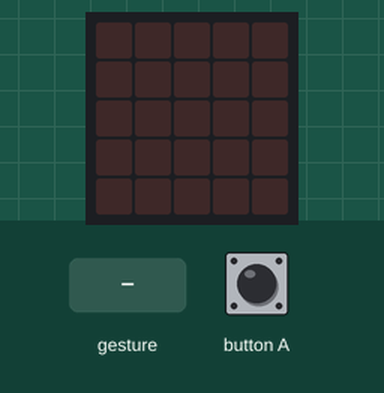
Recording of a program running on a simulated BBC micro:bit (MakeCode). On the bench: the board's 5×5 LED display. The test bench sets the inputs (shaded band). Random numbers come from a fixed seed; a tilt is held for 1.5 s and a shake lasts 1 s, then the board lies face up again.

Above: at 1.2 s.
1.3 s: gesture 'shake'
At 2.4 s:
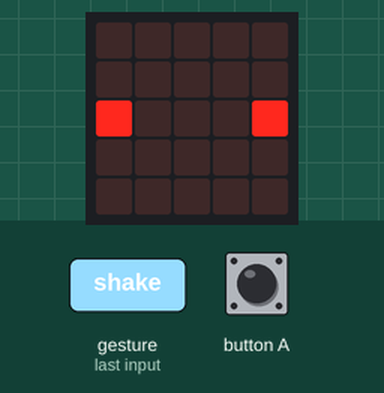
3.0 s: button A pressed for 0.15 s
At 4.3 s:
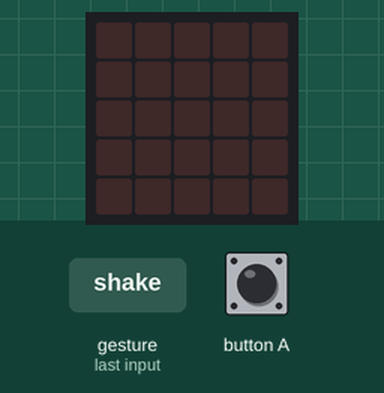
4.6 s: gesture 'shake'
At 6.0 s:
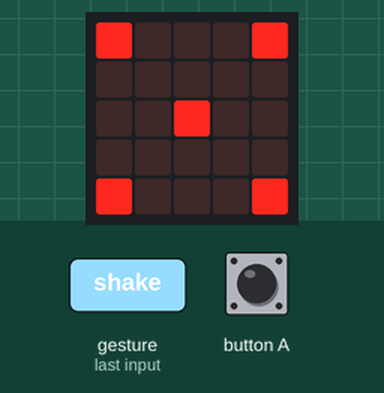
6.3 s: gesture 'shake'
At 7.4 s:
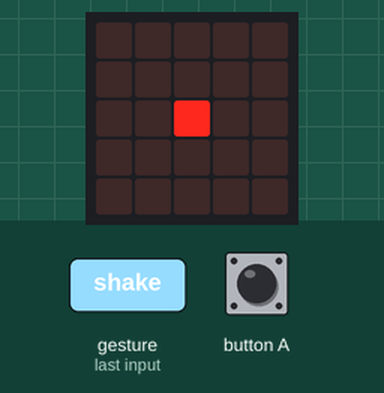
8.0 s: gesture 'shake'
At 8.7 s:
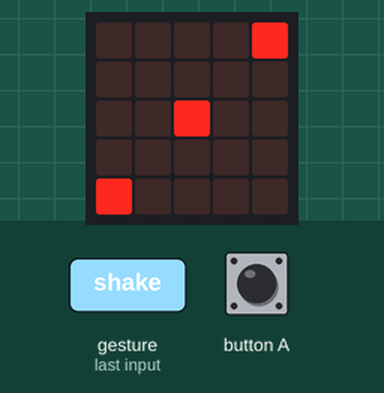
Timing chart, 0 to 10.7 s (numbered marks = the images above; inputs shaded):
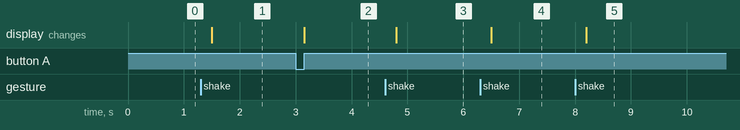

The program:

main.ts
```typescript
let number = 0
input.onButtonPressed(Button.A, function () {
    basic.clearScreen()
})
input.onGesture(Gesture.Shake, function () {
    number = randint(1, 6)
    if (number == 1) {
        basic.showLeds(`
            . . . . .
            . . . . .
            . . # . .
            . . . . .
            . . . . .
            `)
    } else if (number == 2) {
        basic.showLeds(`
            . . . . .
            . . . . .
            # . . . #
            . . . . .
            . . . . .
            `)
    } else if (number == 3) {
        basic.showLeds(`
            . . . . #
            . . . . .
            . . # . .
            . . . . .
            # . . . .
            `)
    } else if (number == 4) {
        basic.showLeds(`
            # . . . #
            . . . . .
            . . . . .
            . . . . .
            # . . . #
            `)
    } else if (number == 5) {
        basic.showLeds(`
            # . . . #
            . . . . .
            . . # . .
            . . . . .
            # . . . #
            `)
    } else {
        basic.showLeds(`
            # . . . #
            . . . . .
            # . . . #
            . . . . .
            # . . . #
            `)
    }
})
```

test.ts
```typescript
// 在此处测试；当此软件包作为插件使用时，将不会编译此软件包。
```

Measured:
- after the input at 1.3 s, the display: changes after 0.20 s (image 1)
- after the input at 3.0 s, the display: changes after 0.15 s (image 2)
- after the input at 4.6 s, the display: changes after 0.20 s (image 3)
- after the input at 6.3 s, the display: changes after 0.20 s (image 4)
- after the input at 8.0 s, the display: changes after 0.20 s (image 5)
